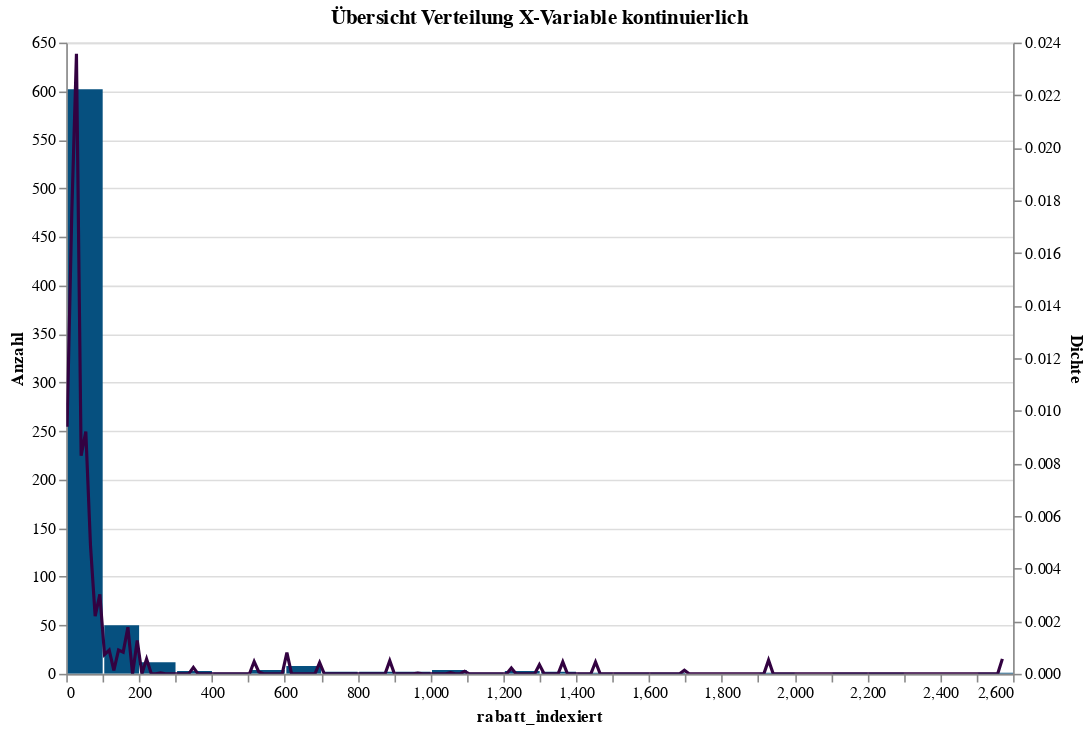

Notebook source saved alongside this figure:
### Markdown cell above
**Interpretation der Response-Variable**  
Die Verteilung der Response-Variable zeigt deutliche Eigenschaften, die für die weitere Modellierung berücksichtigt werden sollten. Das Histogramm verdeutlicht, dass die Daten eine asymmetrische Verteilung mit einer starken Rechtsschiefe aufweisen. Der Großteil der Werte konzentriert sich im Bereich von 45 bis 55, was auf eine hohe Dichte in diesem Bereich hinweist. Gleichzeitig gibt es einen kleineren Anteil an Beobachtungen in den höheren Bereichen von 70 bis 100, was auf mögliche Ausreißer oder spezifische Subgruppen in den Daten hindeutet.

Die Lage der beiden zentralen Maße – Median (dunkle vertikale Linie) und Mittelwert (helle vertikale Linie) – unterstreicht die positive Schiefe der Verteilung. Der Median liegt deutlich links vom Mittelwert, was darauf zurückzuführen ist, dass die höheren Werte den Mittelwert nach rechts ziehen.

Die Dichtekurve gibt zusätzlich interessante Einblicke in die Struktur der Daten. Neben einem klaren Hauptgipfel im Bereich von 45 bis 50 zeigt die Kurve kleinere Peaks in den Bereichen von 80 bis 95. Diese könnten auf unterschiedliche Gruppen oder Cluster innerhalb der Daten hinweisen, wie z. B. verschiedene Kundensegmente oder Bedingungen, die unterschiedliche Retentionsraten bewirken.

Implikationen für die Modellierung  
Die Analyse der Verteilung liefert mehrere Hinweise für die Vorbereitung der Daten:
- Schiefe der Verteilung:  
Die starke positive Schiefe könnte die Modellleistung beeinflussen. Eine Transformation der Daten, wie beispielsweise eine logarithmische Transformation, könnte dazu beitragen, die Verteilung zu symmetrisieren.
- Ausreißer:  
Die Werte im Bereich 80–100 sollten genauer untersucht werden. Es könnte sinnvoll sein, diese Ausreißer zu behandeln oder separat zu modellieren.

### Code cell
# Histogramm
hist_x = alt.Chart(data).mark_bar(color=color1).encode(
    x=alt.X(x_float, bin=alt.Bin(maxbins=50), title=x_float),
    y=alt.Y('count()', title='Anzahl'),
    tooltip=alt.Tooltip(value='Histogramm') 
).properties(
    title='Übersicht Verteilung X-Variable kontinuierlich',
    width=600,
    height=400
).interactive()

# Dichtekurve
density_x = alt.Chart(data).transform_density(
    x_float, 
    as_=[x_float, 'density'],
    bandwidth=1  # Hier eine geeignete Bandbreite
).mark_line(color=color2).encode(
    x=alt.X(f'{x_float}:Q', title=x_float),
    y=alt.Y('density:Q', title='Dichte'),
    tooltip=alt.Tooltip(value='Dichtekurve'),
    size = alt.value(2)
).properties(
    width=600,
    height=400
)

# Kombination der Charts mit sekundärer y-Achse für die Dichtekurve
combined_chart_x = alt.layer(
    hist_x,
    density_x.encode(y=alt.Y('density:Q', axis=alt.Axis(title='Dichte')))
).resolve_scale(
    y='independent'
) 

combined_chart_x

### Figure 1 — Vega-Lite specification as saved in the notebook (floating-point values rounded to 4 significant figures; data arrays with more than 128 entries replaced by an {"elided": "..."} marker saying what was removed)
{"config": {"view": {"continuousWidth": 300, "continuousHeight": 300}}, "layer": [{"mark": {"type": "bar", "color": "#06507F"}, "encoding": {"tooltip": {"value": "Histogramm"}, "x": {"bin": {"maxbins": 50}, "field": "rabatt_indexiert", "title": "rabatt_indexiert", "type": "quantitative"}, "y": {"aggregate": "count", "title": "Anzahl", "type": "quantitative"}}, "name": "view_86", "title": "Übersicht Verteilung X-Variable kontinuierlich"}, {"mark": {"type": "line", "color": "#330241"}, "encoding": {"size": {"value": 2}, "tooltip": {"value": "Dichtekurve"}, "x": {"field": "rabatt_indexiert", "title": "rabatt_indexiert", "type": "quantitative"}, "y": {"axis": {"title": "Dichte"}, "field": "density", "type": "quantitative"}}, "transform": [{"density": "rabatt_indexiert", "bandwidth": 1, "as": ["rabatt_indexiert", "density"]}]}], "data": {"name": "data-e2e1ee160eb3ad99c3a81a4a8415f2d5"}, "height": 400, "params": [{"name": "param_104", "select": {"type": "interval", "encodings": ["x", "y"]}, "bind": "scales", "views": ["view_86"]}], "resolve": {"scale": {"y": "independent"}}, "width": 600, "$schema": "https://vega.github.io/schema/vega-lite/v5.20.1.json", "datasets": {"data-e2e1ee160eb3ad99c3a81a4a8415f2d5": {"elided": "703 records"}}}
